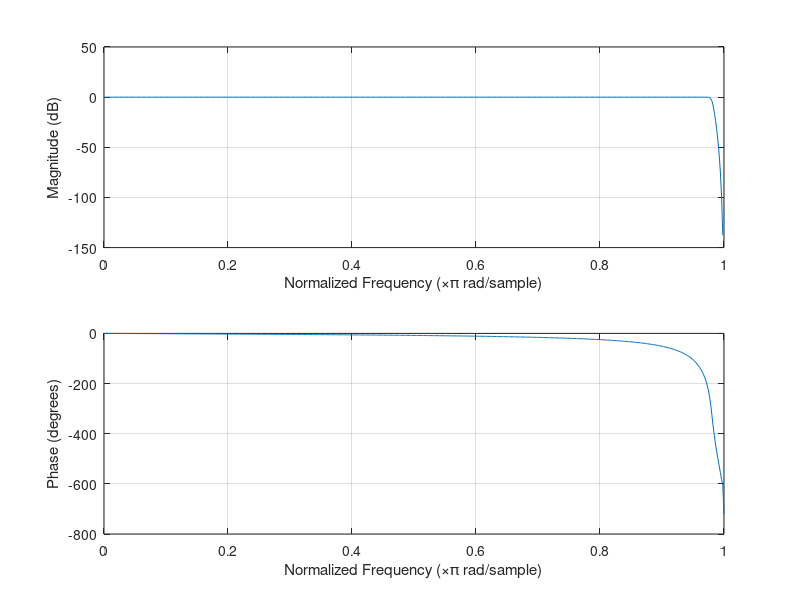

Write the MATLAB code that produced this figure.
%HatSample.m

fs = 44100;
x = wgn(1,2*fs,1);

%Filter
[b,a] = butter(7,0.98,'low');
freqz(b,a);
hat = filter(b,a,x);
[b,a] = butter(9,0.975,'high');



%Amplify and add zero padding
hat = hat*0.45;
sample = hat(1:fs/15);
clear hat;

%Generate envelope
A = linspace(0, 0.6, (length(sample)*0.04)); %rise 20% of signal
D = linspace(0.6, 0.5,(length(sample)*0.2)); %drop of 5% of signal
S = linspace(0.5, 0.5,(length(sample)*0.3)); %delay of 40% of signal
R = linspace(0.5, 0,(length(sample)*0.3)); %drop of 35% of signal

ADSR = [A D S R] ; %make a matrix

dif = length(sample) - length(ADSR); %find out the difference

envelope = cat(2, ADSR, zeros(1,dif)); %concatenate a horrizontal (2) ADSR + the difference of ADSR and the signal
sample = sample.*envelope;
hat = sample;
audiowrite('hat1.wav',hat,fs);


